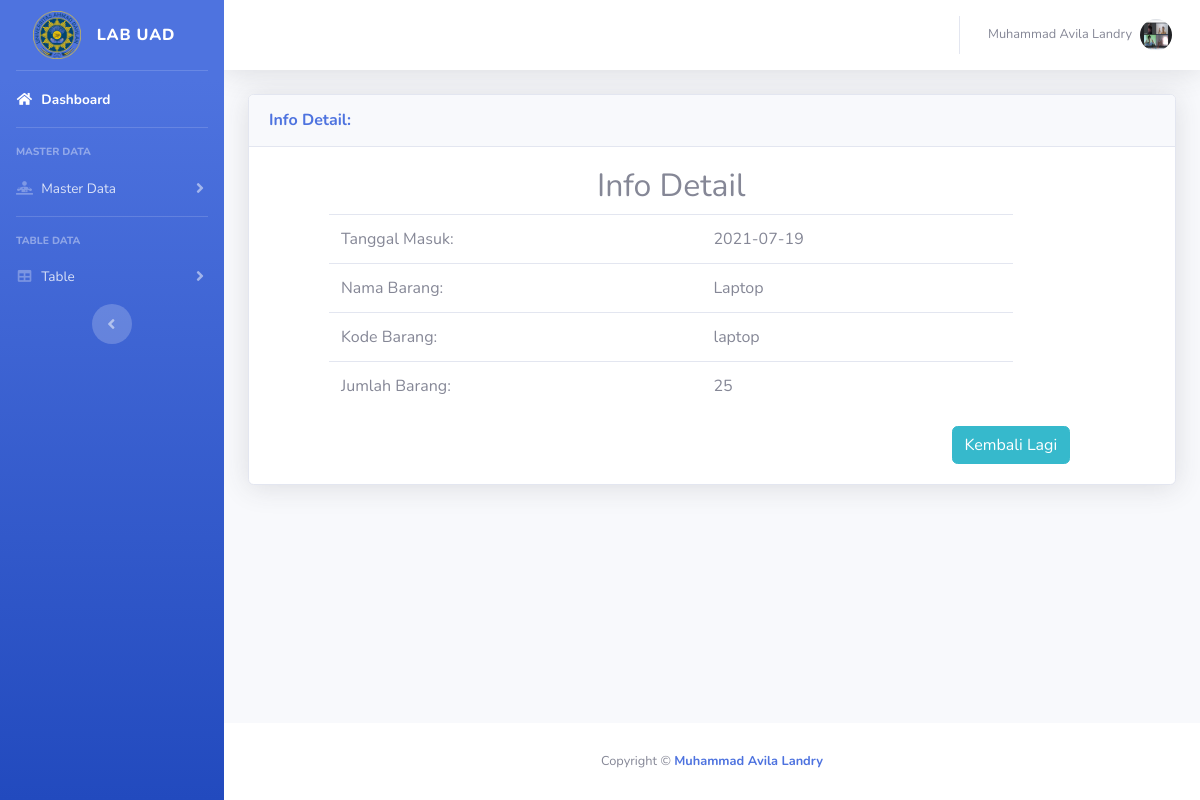
The page /detail_masuk.php?id=7 (signed in) on the database its author committed.
### tables this page shows
CREATE TABLE `masuk` (
  `id` int(50) NOT NULL,
  `tanggal` date NOT NULL,
  `nama_barang` varchar(50) NOT NULL,
  `kode_barang` varchar(50) NOT NULL,
  `jumlah_barang` int(50) NOT NULL
);

### detail_masuk.php (the view, shortened to what this page needs)
<!DOCTYPE html>
<html lang="en">
<head>
  <link href="vendor/fontawesome-free/css/all.min.css" rel="stylesheet" type="text/css">
  <link href="css/sb-admin-2.min.css" rel="stylesheet">
</head>
<body id="page-top">
  <div id="wrapper">
    <ul class="navbar-nav bg-gradient-primary sidebar sidebar-dark accordion" id="accordionSidebar">
      <a class="sidebar-brand d-flex align-items-center justify-content-center" href="">
        <input type="image" src="img/uad.png" alt="Submit" width="48" height="48">
        <div class="sidebar-brand-text mx-3">lab uad</div>
      </a>
      <hr class="sidebar-divider my-0">
      <li class="nav-item active">
        <a class="nav-link" href="index.php">
          <i class="fas fa-fw fa-home"></i>
          <span>Dashboard</span></a>
      </li>
      <hr class="sidebar-divider">
      <div class="sidebar-heading">
        Master Data
      </div>
      <li class="nav-item">
        <a class="nav-link collapsed" href="#" data-toggle="collapse" data-target="#collapseTwo" aria-expanded="true" aria-controls="collapseTwo">
          <i class="fas fa-fw fa-diagnoses"></i>
          <span>Master Data</span>
        </a>
      </li>
      <hr class="sidebar-divider">
      <div class="sidebar-heading">
        Table Data
      </div>
     <li class="nav-item">
       <a class="nav-link collapsed" href="#" data-toggle="collapse" data-target="#collapsePages" aria-expanded="true" aria-controls="collapsePages">
         <i class="fas fa-fw fa-table"></i>
         <span>Table</span>
       </a>
     </li>
      <div class="text-center d-none d-md-inline">
        <button class="rounded-circle border-0" id="sidebarToggle"></button>
      </div>
    </ul>
    <div id="content-wrapper" class="d-flex flex-column">
      <div id="content">
        <nav class="navbar navbar-expand navbar-light bg-white topbar mb-4 static-top shadow">
          <ul class="navbar-nav ml-auto">
            <?php
          $sss = mysqli_query($conn, "select * from admin");
          $rrr = mysqli_fetch_array($sss);
             ?>
            <li class="nav-item dropdown no-arrow">
              <a class="nav-link dropdown-toggle" href="#" id="userDropdown" role="button" data-toggle="dropdown" aria-haspopup="true" aria-expanded="false">
                <span class="mr-2 d-none d-lg-inline text-gray-600 small"><?php echo $rrr['nama']; ?></span>
                <img class="img-profile rounded-circle" src=" img/<?php echo $rrr['foto'] ?>" alt="profile">
              </a>
            </li>
          </ul>
        </nav>
        <div class="container-fluid">
                  <?php
                  $id_brg= ($_GET['id']);
                  $ggl = !$id_brg;
                  if($ggl){
                      echo "<div class='col-md-10 col-sm-12 col-xs-12 ml-5 mt-5'>";
                         echo "<div class='alert alert-danger mt-4 ml-5' role='alert'>";
                        echo "<p><center>Maaf Data Ini Tidak Tersedia</center></p>";
                         echo   "</div>";
                         echo "</div>";
                  }  else{
                    $det=mysqli_query($conn, "select * from masuk where id='$id_brg'")or die(mysql_error());
                    while($d=mysqli_fetch_array($det)){
                      ?>
                      <div class="card shadow mb-4">
                        <div class="card-header py-3 d-flex flex-row align-items-center justify-content-between">
                      <h6 class="m-0 font-weight-bold text-primary">Info Detail:</h6>
                        </div>
                        <div class="card-body">
          <div class="row ml-5">
            <div class="col-md-10 col-sm-12 col-xs-12">
              <h2><center>Info Detail</center></h2>
            <table class="table">
              <tr>
                <td>Tanggal Masuk:</td>
                <td><?php echo $d['tanggal']; ?></td>
              </tr>
              <tr>
                <td>Nama Barang:</td>
                <td><?php echo $d['nama_barang']; ?></td>
              </tr>
              <tr>
                <td>Kode Barang:</td>
                <td><?php echo $d['kode_barang']; ?></td>
              </tr>
              <tr>
                <td>Jumlah Barang:</td>
                <td><?php echo $d['jumlah_barang']; ?></td>
              </tr>
          </table>
          </div>
          </div>
          <?php
          }}
           ?>
           <div class="row">
           <div class="col-md-9">
           </div>
           <div class="col-md-3">
           <a href="tab_masuk.php"><button type="button" class="btn btn-info">Kembali Lagi</button></a>
           </div>
         </div>
         </div>
           </div>
        </div>
      </div>
      <footer class="sticky-footer bg-white">
        <div class="container my-auto">
          <div class="copyright text-center my-auto">
            <span>Copyright &copy; <a href="https://www.instagram.com/mvilla01_/" style="text-decoration: none;"><b>Muhammad Avila Landry</b></a></span>
          </div>
        </div>
      </footer>
    </div>
  </div>
</body>
</html>

### rows shown on the page
masuk: tanggal "2021-07-19", nama_barang "Laptop", kode_barang "laptop", jumlah_barang "25"

### other values the page prints
$rrr['nama'] "Muhammad Avila Landry"
